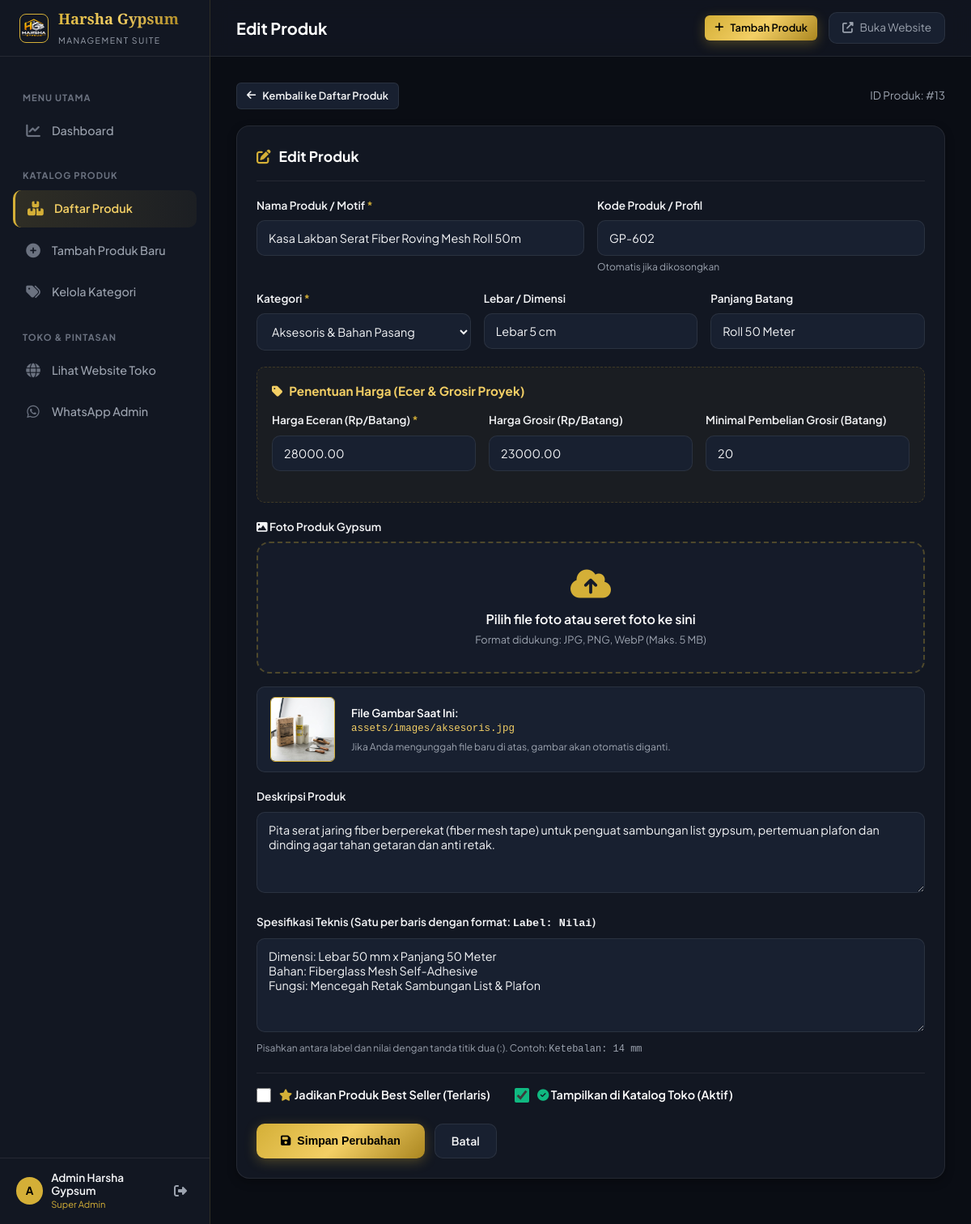
The page /admin/product-edit.php?id=13 (signed in) on the database its author committed.
### tables this page shows
CREATE TABLE IF NOT EXISTS `products` (
  `id` INT AUTO_INCREMENT PRIMARY KEY,
  `code` VARCHAR(50) NOT NULL,
  `name` VARCHAR(200) NOT NULL,
  `category_slug` VARCHAR(50) NOT NULL,
  `width` VARCHAR(50) DEFAULT '',
  `width_number` FLOAT DEFAULT 0,
  `length` VARCHAR(50) DEFAULT '',
  `length_meter` FLOAT DEFAULT 0,
  `price` DECIMAL(12, 2) NOT NULL DEFAULT 0,
  `price_bulk` DECIMAL(12, 2) NOT NULL DEFAULT 0,
  `min_bulk_qty` INT DEFAULT 10,
  `rating` FLOAT DEFAULT 5.0,
  `sold` INT DEFAULT 0,
  `is_popular` TINYINT(1) DEFAULT 0,
  `is_best_seller` TINYINT(1) DEFAULT 0,
  `image` VARCHAR(255) NOT NULL,
  `description` TEXT,
  `specs` JSON,
  `is_active` TINYINT(1) DEFAULT 1,
  `created_at` TIMESTAMP DEFAULT CURRENT_TIMESTAMP,
  `updated_at` TIMESTAMP DEFAULT CURRENT_TIMESTAMP ON UPDATE CURRENT_TIMESTAMP,
  INDEX (`category_slug`),
  INDEX (`is_active`),
  INDEX (`is_best_seller`)
);

CREATE TABLE IF NOT EXISTS `categories` (
  `id` INT AUTO_INCREMENT PRIMARY KEY,
  `slug` VARCHAR(50) NOT NULL UNIQUE,
  `name` VARCHAR(100) NOT NULL,
  `icon` VARCHAR(50) DEFAULT 'fas fa-th-large',
  `description` TEXT,
  `display_order` INT DEFAULT 0,
  `created_at` TIMESTAMP DEFAULT CURRENT_TIMESTAMP
);

### admin/product-edit.php (the view, shortened to what this page needs)
<?php
require_once __DIR__ . '/layout.php';
$pdo = getDbConnection();
$id = intval($_GET['id'] ?? 0);
$isEdit = ($id > 0);
$pageTitle = $isEdit ? 'Edit Produk' : 'Tambah Produk Baru';
$product = [
    'id' => 0,
    'code' => '',
    'name' => '',
    'category_slug' => '',
    'width' => '',
    'width_number' => 0,
    'length' => '2.10 meter',
    'length_meter' => 2.1,
    'price' => '',
    'price_bulk' => '',
    'min_bulk_qty' => 50,
    'image' => 'assets/images/list-minimalis.jpg',
    'description' => '',
    'specs' => '',
    'is_best_seller' => 0,
    'is_popular' => 0,
    'is_active' => 1
];
if ($isEdit) {
    $stmt = $pdo->prepare("SELECT * FROM products WHERE id = ?");
    $stmt->execute([$id]);
    $found = $stmt->fetch();
    if ($found) {
        $product = $found;
        if (!empty($product['specs'])) {
            $decoded = json_decode($product['specs'], true);
            if (is_array($decoded)) {
                $lines = [];
                foreach ($decoded as $s) {
                    $lines[] = ($s['label'] ?? '') . ': ' . ($s['value'] ?? '');
                }
                $product['specs_text'] = implode("\n", $lines);
            }
        }
    } else {
        header("Location: products.php");
        exit;
    }
}
$categories = $pdo->query("SELECT * FROM categories ORDER BY display_order ASC")->fetchAll();
?>
<div style="max-width: 900px; margin: 0 auto;">
  <div style="margin-bottom: 20px; display: flex; align-items: center; justify-content: space-between;">
    <a href="products.php" class="btn btn-secondary btn-sm">
      <i class="fas fa-arrow-left"></i> Kembali ke Daftar Produk
    </a>
    <span style="color: var(--text-muted); font-size: 0.85rem;">
      <?= $isEdit ? 'ID Produk: #' . $id : 'Menambahkan item baru' ?>
    </span>
  </div>
  <form method="POST" action="" enctype="multipart/form-data" class="card">
    <div class="card-header">
      <h3 class="card-title">
        <i class="fas <?= $isEdit ? 'fa-edit' : 'fa-plus-circle' ?>"></i> <?= $pageTitle ?>
      </h3>
    </div>
    <div class="form-row">
      <div class="form-group" style="flex: 2;">
        <label class="form-label">Nama Produk / Motif <span class="req">*</span></label>
        <input type="text" name="name" class="form-control" placeholder="Contoh: List Profil Minimalis Step 10cm" required value="<?= htmlspecialchars($product['name']) ?>">
      </div>
      <div class="form-group" style="flex: 1;">
        <label class="form-label">Kode Produk / Profil</label>
        <input type="text" name="code" class="form-control" placeholder="Contoh: HG-101" value="<?= htmlspecialchars($product['code']) ?>">
        <div class="form-hint">Otomatis jika dikosongkan</div>
      </div>
    </div>
    <div class="form-row">
      <div class="form-group">
        <label class="form-label">Kategori <span class="req">*</span></label>
        <select name="category_slug" class="form-control" required>
          <?php foreach ($categories as $cat): ?>
            <option value="<?= htmlspecialchars($cat['slug']) ?>" <?= $product['category_slug'] === $cat['slug'] ? 'selected' : '' ?>>
              <?= htmlspecialchars($cat['name']) ?>
            </option>
          <?php endforeach; ?>
        </select>
      </div>
      <div class="form-group">
        <label class="form-label">Lebar / Dimensi</label>
        <input type="text" name="width" class="form-control" placeholder="Contoh: 10 cm atau 3x3 cm" value="<?= htmlspecialchars($product['width']) ?>">
      </div>
      <div class="form-group">
        <label class="form-label">Panjang Batang</label>
        <input type="text" name="length" class="form-control" placeholder="Contoh: 2.10 meter" value="<?= htmlspecialchars($product['length']) ?>">
      </div>
    </div>
    <div style="background: rgba(212, 175, 55, 0.04); border: 1px dashed rgba(212, 175, 55, 0.2); border-radius: var(--radius-md); padding: 18px; margin-bottom: 20px;">
      <h4 style="font-size: 0.95rem; color: var(--gold-light); margin-bottom: 14px; display: flex; align-items: center; gap: 8px;">
        <i class="fas fa-tag"></i> Penentuan Harga (Ecer & Grosir Proyek)
      </h4>
      <div class="form-row">
        <div class="form-group">
          <label class="form-label">Harga Eceran (Rp/Batang) <span class="req">*</span></label>
          <input type="number" name="price" class="form-control" placeholder="17500" required value="<?= htmlspecialchars($product['price']) ?>">
        </div>
        <div class="form-group">
          <label class="form-label">Harga Grosir (Rp/Batang)</label>
          <input type="number" name="price_bulk" class="form-control" placeholder="14500" value="<?= htmlspecialchars($product['price_bulk']) ?>">
        </div>
        <div class="form-group">
          <label class="form-label">Minimal Pembelian Grosir (Batang)</label>
          <input type="number" name="min_bulk_qty" class="form-control" placeholder="50" value="<?= htmlspecialchars($product['min_bulk_qty']) ?>">
        </div>
      </div>
    </div>
    <div class="form-group">
      <label class="form-label"><i class="fas fa-image"></i> Foto Produk Gypsum</label>
      <div class="upload-dropzone" id="dropzone">
        <i class="fas fa-cloud-arrow-up upload-icon"></i>
        <div style="font-weight: 600; font-size: 1rem; color: #fff; margin-bottom: 4px;">
          Pilih file foto atau seret foto ke sini
        </div>
        <div style="font-size: 0.8rem; color: var(--text-muted);">
          Format didukung: JPG, PNG, WebP (Maks. 5 MB)
        </div>
      </div>
      <div class="preview-container" id="previewContainer">
        <img src="../<?= htmlspecialchars($product['image']) ?>" alt="Preview" class="preview-img" id="previewImg" onerror="this.src='../assets/images/list-minimalis.jpg'">
        <div style="flex: 1;">
          <div style="font-weight: 600; font-size: 0.85rem; color: #fff;">File Gambar Saat Ini:</div>
          <div style="font-size: 0.78rem; font-family: monospace; color: var(--gold-light);" id="imagePathLabel">
            <?= htmlspecialchars($product['image']) ?>
          </div>
          <div style="font-size: 0.75rem; color: var(--text-muted); margin-top: 4px;">
            Jika Anda mengunggah file baru di atas, gambar akan otomatis diganti.
          </div>
        </div>
      </div>
    </div>
    <div class="form-group">
      <label class="form-label">Deskripsi Produk</label>
      <textarea name="description" class="form-control" rows="3" placeholder="Jelaskan keunggulan motif, kecocokan ruangan, dan kerapihan cetakan..."><?= htmlspecialchars($product['description']) ?></textarea>
    </div>
    <div class="form-group">
      <label class="form-label">
        Spesifikasi Teknis (Satu per baris dengan format: <code>Label: Nilai</code>)
      </label>
      <textarea name="specs_text" class="form-control" rows="5" placeholder="Bahan: Tepung Casting A-Grade + Serat Roving
Panjang Efektif: 2.10 Meter / Batang
Lebar Muka: 10 cm
Ketebalan: 14 mm
Finishing: Halus Bebas Pori Siap Cat"><?= htmlspecialchars($product['specs_text'] ?? "Bahan: Casting Gypsum High Density + Roving\nPanjang Efektif: 2.10 Meter\nFinishing: Halus Siap Cat") ?></textarea>
      <div class="form-hint">Pisahkan antara label dan nilai dengan tanda titik dua (:). Contoh: <code>Ketebalan: 14 mm</code></div>
    </div>
    <div style="display: flex; gap: 30px; margin-top: 10px; margin-bottom: 24px; padding-top: 16px; border-top: 1px solid var(--border-color-light);">
      <label style="display: flex; align-items: center; gap: 10px; cursor: pointer;">
        <input type="checkbox" name="is_best_seller" value="1" <?= !empty($product['is_best_seller']) ? 'checked' : '' ?> style="width: 18px; height: 18px; accent-color: var(--gold-primary);">
        <span style="font-size: 0.9rem; font-weight: 600; color: #fff;">
          <i class="fas fa-star" style="color: var(--gold-primary);"></i> Jadikan Produk Best Seller (Terlaris)
        </span>
      </label>
      <label style="display: flex; align-items: center; gap: 10px; cursor: pointer;">
        <input type="checkbox" name="is_active" value="1" <?= !empty($product['is_active']) ? 'checked' : '' ?> style="width: 18px; height: 18px; accent-color: var(--color-success);">
        <span style="font-size: 0.9rem; font-weight: 600; color: #fff;">
          <i class="fas fa-check-circle" style="color: var(--color-success);"></i> Tampilkan di Katalog Toko (Aktif)
        </span>
      </label>
    </div>
    <div style="display: flex; gap: 12px;">
      <button type="submit" class="btn btn-primary" style="padding: 12px 30px;">
        <i class="fas fa-save"></i> <?= $isEdit ? 'Simpan Perubahan' : 'Terbitkan Produk Baru' ?>
      </button>
      <a href="products.php" class="btn btn-secondary">Batal</a>
    </div>
  </form>
</div>

### admin/style.css (style rules this page uses)
:root { --bg-primary: #0a0d14; --bg-secondary: #121722; --bg-surface: #182030; --bg-surface-hover: #1e283d; --border-color: rgba(212, 175, 55, 0.15); --border-color-light: rgba(255, 255, 255, 0.08); --text-main: #f3f4f6; --text-muted: #9ca3af; --text-dim: #6b7280; --gold-primary: #d4af37; --gold-light: #f3cf65; --gold-dark: #aa8620; --gold-gradient: linear-gradient(135deg, #d4af37 0%, #f3cf65 50%, #aa8620 100%); --color-success: #10b981; --color-danger: #ef4444; --color-warning: #f59e0b; --color-info: #3b82f6; --sidebar-width: 260px; --header-height: 70px; --radius-sm: 6px; --radius-md: 10px; --radius-lg: 16px; --radius-full: 9999px; --shadow-sm: 0 2px 4px rgba(0, 0, 0, 0.2); --shadow-md: 0 4px 12px rgba(0, 0, 0, 0.3); --shadow-lg: 0 10px 25px rgba(0, 0, 0, 0.5); --shadow-gold: 0 4px 20px rgba(212, 175, 55, 0.25); }
* { margin: 0; padding: 0; box-sizing: border-box; }
body { font-family: 'Plus Jakarta Sans', sans-serif; background-color: var(--bg-primary); color: var(--text-main); min-height: 100vh; line-height: 1.5; -webkit-font-smoothing: antialiased; }
a { color: var(--gold-light); text-decoration: none; transition: all 0.2s ease; }
.card { background: var(--bg-secondary); border: 1px solid var(--border-color-light); border-radius: var(--radius-lg); padding: 24px; margin-bottom: 24px; box-shadow: var(--shadow-md); }
.card-header { display: flex; align-items: center; justify-content: space-between; margin-bottom: 20px; padding-bottom: 16px; border-bottom: 1px solid var(--border-color-light); }
.card-title { font-size: 1.1rem; font-weight: 700; color: #fff; display: flex; align-items: center; gap: 10px; }
.card-title i { color: var(--gold-primary); }
.btn { display: inline-flex; align-items: center; justify-content: center; gap: 8px; padding: 10px 20px; border-radius: var(--radius-md); font-size: 0.88rem; font-weight: 600; cursor: pointer; border: none; transition: all 0.2s ease; text-decoration: none; }
.btn-primary { background: var(--gold-gradient); color: #000; box-shadow: 0 4px 15px rgba(212, 175, 55, 0.3); }
.btn-secondary { background: var(--bg-surface); color: var(--text-main); border: 1px solid var(--border-color-light); }
.btn-sm { padding: 6px 12px; font-size: 0.8rem; border-radius: var(--radius-sm); }
.form-group { margin-bottom: 20px; }
.form-label { display: block; font-size: 0.85rem; font-weight: 600; color: var(--text-main); margin-bottom: 8px; }
.form-label .req { color: var(--gold-primary); }
.form-control { width: 100%; padding: 12px 14px; background-color: var(--bg-surface); border: 1px solid var(--border-color-light); border-radius: var(--radius-md); color: var(--text-main); font-size: 0.9rem; font-family: inherit; transition: all 0.2s ease; }
textarea.form-control { resize: vertical; min-height: 100px; }
.form-row { display: grid; grid-template-columns: repeat(auto-fit, minmax(220px, 1fr)); gap: 16px; }
.form-hint { font-size: 0.75rem; color: var(--text-muted); margin-top: 5px; }
.upload-dropzone { border: 2px dashed rgba(212, 175, 55, 0.3); background: rgba(24, 32, 48, 0.5); border-radius: var(--radius-lg); padding: 30px; text-align: center; cursor: pointer; transition: all 0.2s ease; position: relative; }
.upload-icon { font-size: 2.5rem; color: var(--gold-primary); margin-bottom: 12px; }
.preview-container { display: flex; align-items: center; gap: 20px; margin-top: 16px; background: var(--bg-surface); padding: 12px 16px; border-radius: var(--radius-md); border: 1px solid var(--border-color-light); }
.preview-img { width: 80px; height: 80px; object-fit: cover; border-radius: var(--radius-sm); border: 1px solid var(--gold-primary); }

### rows shown on the page
products: name "Kasa Lakban Serat Fiber Roving Mesh Roll 50m", code "GP-602", category_slug "Aksesoris & Bahan Pasang", width "Lebar 5 cm", length "Roll 50 Meter", price "28000.00", price_bulk "23000.00", min_bulk_qty "20", image (picture), image "assets/images/aksesoris.jpg", description "Pita serat jaring fiber berperekat (fiber mesh tape) untuk penguat sambungan list gypsum, pertemuan plafon dan dinding agar tahan getaran dan anti retak.", is_active "☑"

### other values the page prints
substr($adminName, 0, 1) "A"
$adminName "Admin Harsha Gypsum"
$pageTitle "Edit Produk"
$id "13"
